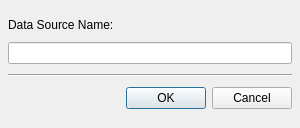
<?xml version="1.0" encoding="UTF-8"?>
<ui version="4.0">
 <class>CreateDataSourceDialog</class>
 <widget class="QDialog" name="CreateDataSourceDialog">
  <property name="geometry">
   <rect>
    <x>0</x>
    <y>0</y>
    <width>300</width>
    <height>128</height>
   </rect>
  </property>
  <property name="minimumSize">
   <size>
    <width>300</width>
    <height>128</height>
   </size>
  </property>
  <property name="maximumSize">
   <size>
    <width>16777215</width>
    <height>128</height>
   </size>
  </property>
  <property name="windowTitle">
   <string>Dialog</string>
  </property>
  <layout class="QGridLayout" name="gridLayout">
   <property name="leftMargin">
    <number>8</number>
   </property>
   <property name="topMargin">
    <number>8</number>
   </property>
   <property name="rightMargin">
    <number>8</number>
   </property>
   <property name="bottomMargin">
    <number>8</number>
   </property>
   <property name="spacing">
    <number>0</number>
   </property>
   <item row="0" column="0">
    <widget class="QLabel" name="label">
     <property name="sizePolicy">
      <sizepolicy hsizetype="Fixed" vsizetype="Fixed">
       <horstretch>0</horstretch>
       <verstretch>0</verstretch>
      </sizepolicy>
     </property>
     <property name="text">
      <string>Data Source Name:</string>
     </property>
    </widget>
   </item>
   <item row="1" column="0">
    <widget class="QLineEdit" name="dataSourceNameEdit">
     <property name="sizePolicy">
      <sizepolicy hsizetype="MinimumExpanding" vsizetype="Fixed">
       <horstretch>0</horstretch>
       <verstretch>0</verstretch>
      </sizepolicy>
     </property>
    </widget>
   </item>
   <item row="2" column="0">
    <widget class="Line" name="line">
     <property name="orientation">
      <enum>Qt::Horizontal</enum>
     </property>
    </widget>
   </item>
   <item row="3" column="0">
    <widget class="QDialogButtonBox" name="buttonBox">
     <property name="orientation">
      <enum>Qt::Horizontal</enum>
     </property>
     <property name="standardButtons">
      <set>QDialogButtonBox::Cancel|QDialogButtonBox::Ok</set>
     </property>
    </widget>
   </item>
  </layout>
 </widget>
 <resources/>
 <connections>
  <connection>
   <sender>buttonBox</sender>
   <signal>accepted()</signal>
   <receiver>CreateDataSourceDialog</receiver>
   <slot>accept()</slot>
   <hints>
    <hint type="sourcelabel">
     <x>248</x>
     <y>254</y>
    </hint>
    <hint type="destinationlabel">
     <x>157</x>
     <y>274</y>
    </hint>
   </hints>
  </connection>
  <connection>
   <sender>buttonBox</sender>
   <signal>rejected()</signal>
   <receiver>CreateDataSourceDialog</receiver>
   <slot>reject()</slot>
   <hints>
    <hint type="sourcelabel">
     <x>316</x>
     <y>260</y>
    </hint>
    <hint type="destinationlabel">
     <x>286</x>
     <y>274</y>
    </hint>
   </hints>
  </connection>
 </connections>
</ui>
